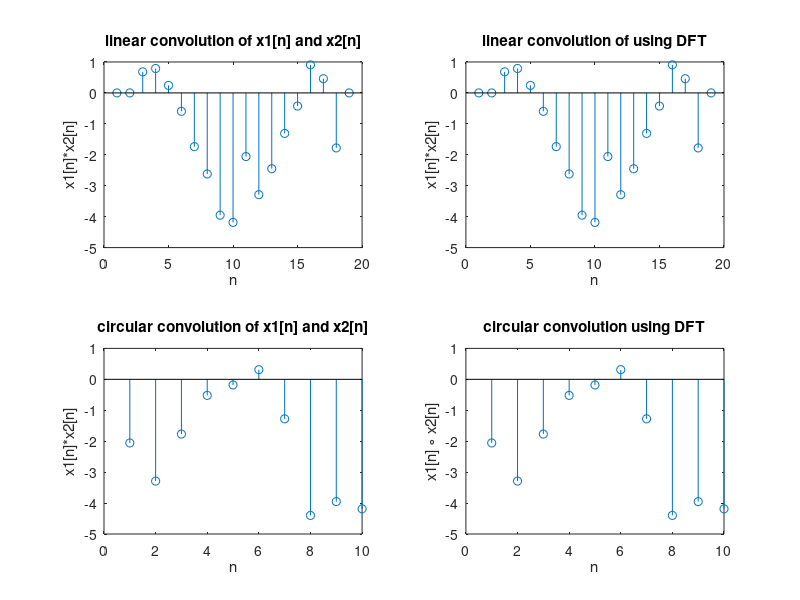

Reproduce this figure in MATLAB.
% this is the combined code for k,l,m 
% we had to run them together as per question requirements. 
% we have uploaded the separate ones for k and m to provide more clarity.

n1 = 10;
mu = 0;
sigma = 1;

x1 = mu + sigma * randn(1, n1);

n2 = 10;
x2 = zeros(1,n2);
x2(3:9) = 1;

%using inbuilt functions
l_c = conv(x1,x2,"full");
c_c = cconv(x1,x2,n1);


%using DFT method
length_lc = n1+n2-1;
%linear
X1_l = fft([x1,zeros(1,length_lc - n1)]);
X2_l = fft([x2,zeros(1,length_lc - n2)]);
X3_l = (X1_l).*(X2_l);
x3_l = ifft(X3_l, length_lc);

%circular
X1_c = fft(x1, n1);
X2_c = fft(x2, n2);
X3_c = (X1_c).*(X2_c);
x3_c = ifft(X3_c, n1);

figure;
subplot(2,2,1);
stem(l_c);
title('linear convolution of x1[n] and x2[n]');
xlabel('n');
ylabel('x1[n]*x2[n]');
subplot(2,2,2);
stem(x3_l);
title('linear convolution of using DFT');
xlabel('n');
ylabel('x1[n]*x2[n]');


subplot(2,2,3);
stem(c_c);
title('circular convolution of x1[n] and x2[n]');
xlabel('n');
ylabel('x1[n]*x2[n]');
subplot(2,2,4);
stem(x3_c);
title('circular convolution using DFT');
xlabel('n');
ylabel('x1[n] \circ x2[n]');
